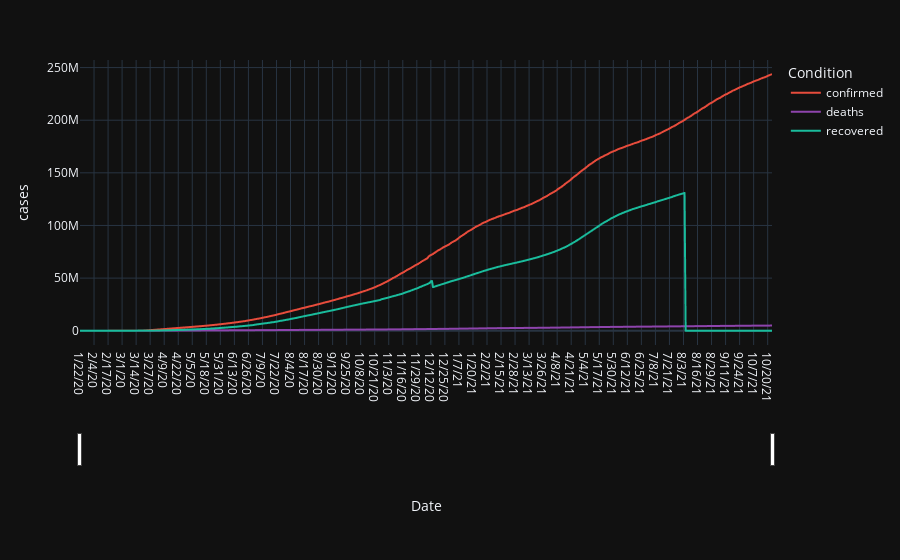

Source (notebook cell):
### Code cell
fig = px.line(df, x="date", y=["confirmed","deaths","recovered"],
              template="plotly_dark",
              labels={
                "value":"cases",
                "variable":"Condition",
                "date":"Date",
            },
            hover_data={
                "value":":,",
                "variable": False,
                "date":False,
            })
fig.update_xaxes(rangeslider_visible=True)

fig["data"][0]["line"]["color"] = "#e74c3c"
fig["data"][1]["line"]["color"] = "#8e44ad"
fig["data"][2]["line"]["color"] = "#1abc9c"
fig

### Figure 1 — Plotly figure (JSON) as saved in the notebook; plotly's stock layout.template omitted (floating-point values rounded to 4 significant figures; data arrays with more than 128 entries replaced by an {"elided": "..."} marker saying what was removed)
{"data": [{"customdata": {"elided": "642x1 str values"}, "hovertemplate": "cases=%{y:,}<extra></extra>", "legendgroup": "confirmed", "line": {"color": "#e74c3c", "dash": "solid"}, "marker": {"symbol": "circle"}, "mode": "lines", "name": "confirmed", "showlegend": true, "type": "scattergl", "x": {"elided": "642 str values"}, "xaxis": "x", "y": {"elided": "642 int values"}, "yaxis": "y"}, {"customdata": {"elided": "642x1 str values"}, "hovertemplate": "cases=%{y:,}<extra></extra>", "legendgroup": "deaths", "line": {"color": "#8e44ad", "dash": "solid"}, "marker": {"symbol": "circle"}, "mode": "lines", "name": "deaths", "showlegend": true, "type": "scattergl", "x": {"elided": "642 str values"}, "xaxis": "x", "y": {"elided": "642 int values"}, "yaxis": "y"}, {"customdata": {"elided": "642x1 str values"}, "hovertemplate": "cases=%{y:,}<extra></extra>", "legendgroup": "recovered", "line": {"color": "#1abc9c", "dash": "solid"}, "marker": {"symbol": "circle"}, "mode": "lines", "name": "recovered", "showlegend": true, "type": "scattergl", "x": {"elided": "642 str values"}, "xaxis": "x", "y": {"elided": "642 int values"}, "yaxis": "y"}], "layout": {"legend": {"title": {"text": "Condition"}, "tracegroupgap": 0}, "margin": {"t": 60}, "xaxis": {"anchor": "y", "domain": [0, 1], "rangeslider": {"visible": true}, "title": {"text": "Date"}}, "yaxis": {"anchor": "x", "domain": [0, 1], "title": {"text": "cases"}}}}
